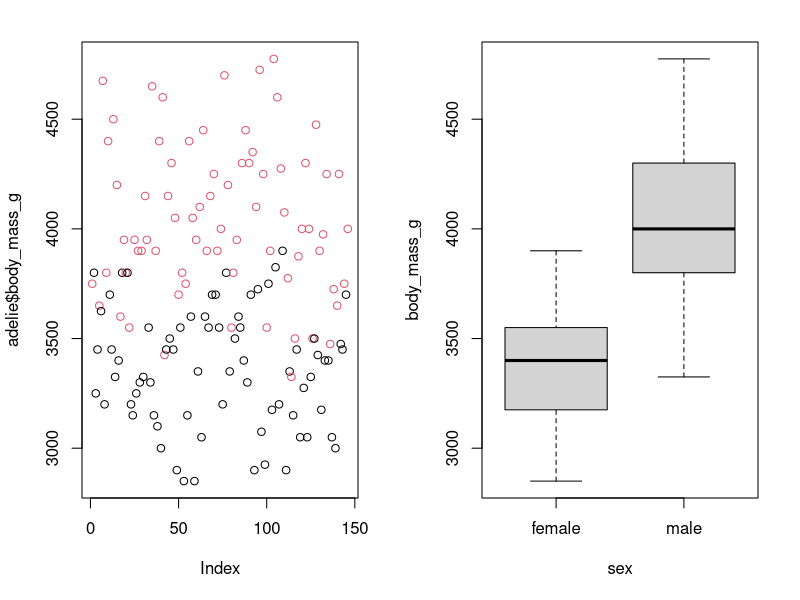
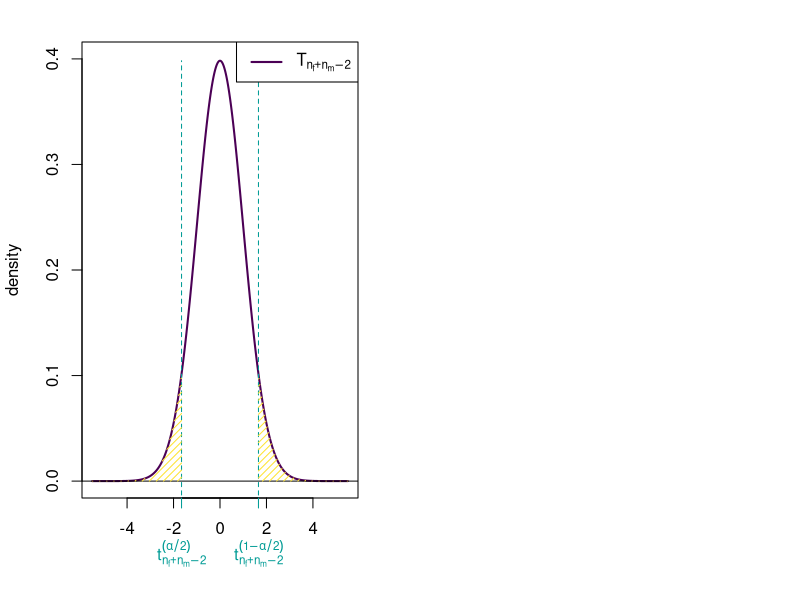
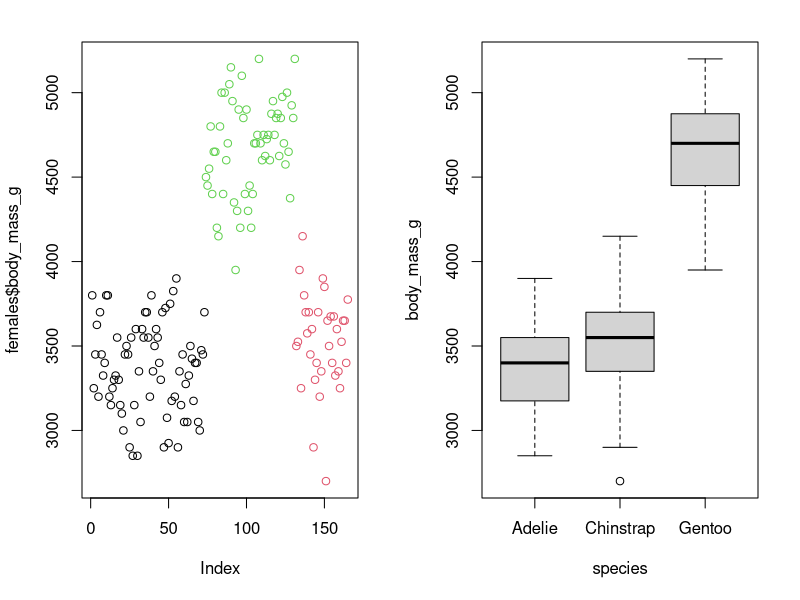
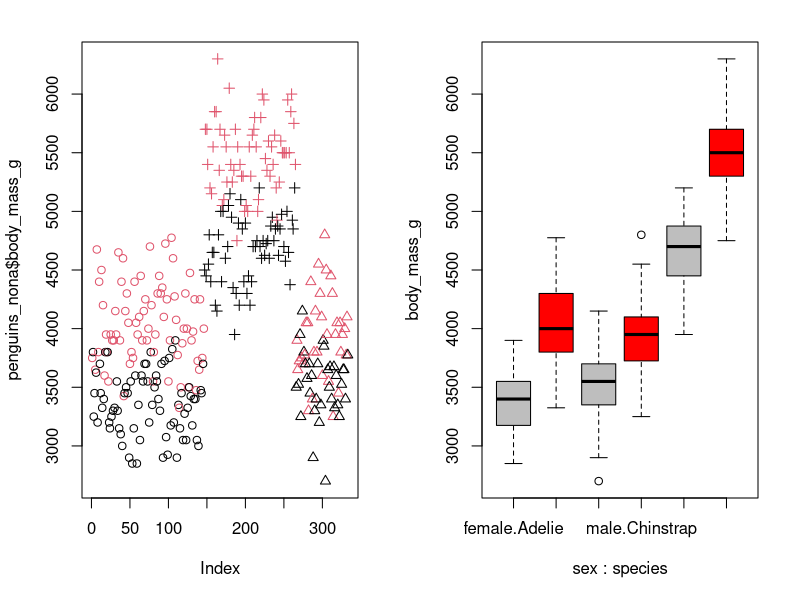
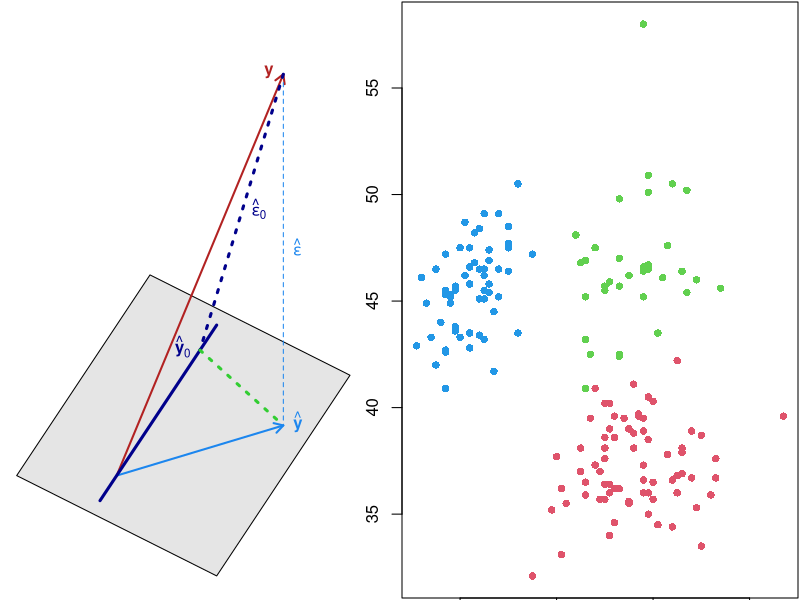
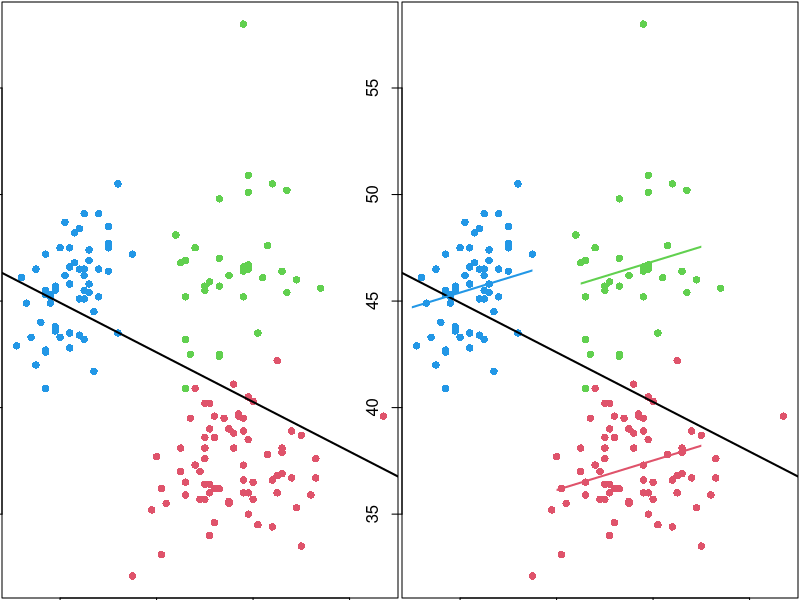
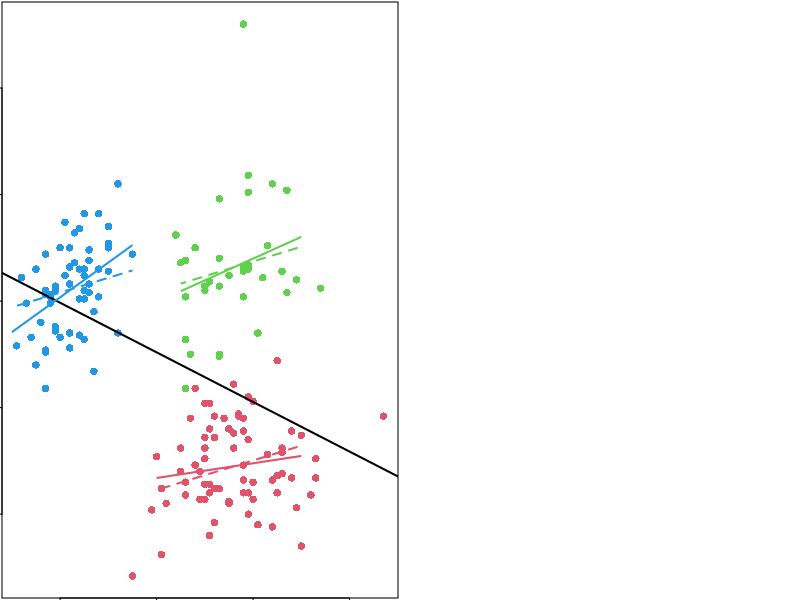
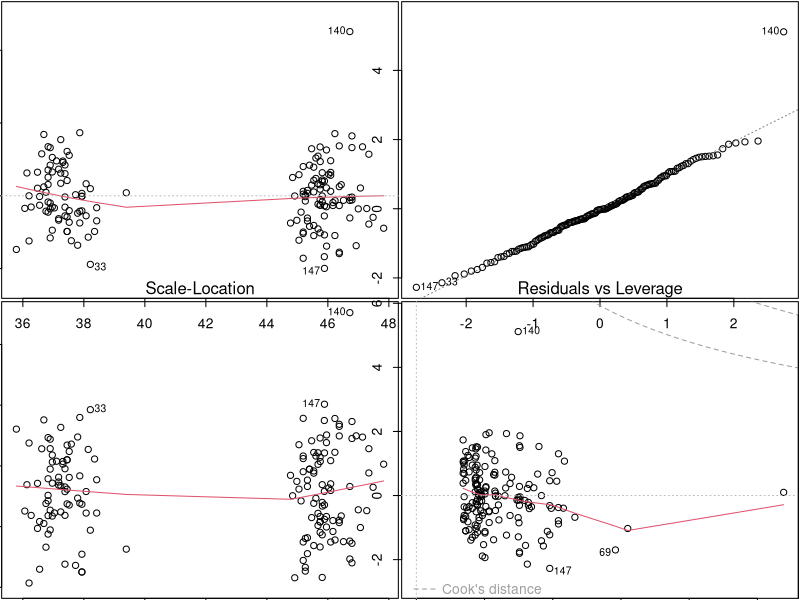

The R script that drew these images, in order:
## ---- chunk 1
library(knitr)
## ---- chunk 2
library(palmerpenguins)
kable(head(penguins))
## ---- chunk 3
adelie <- subset(penguins, species == "Adelie")
adelie <- na.omit(adelie)
kable(head(adelie))
## ---- chunk 4
par(mfrow = c(1, 2), mar = c(5, 4, 2, 2) + 0.1)
plot(adelie$body_mass_g, col = adelie$sex)      ## scatter plot
boxplot(body_mass_g ~ sex, data = adelie)       ## box plot
## ---- chunk 5
mass_females <- subset(adelie, sex == "female")$body_mass_g
mass_males <- subset(adelie, sex == "male")$body_mass_g
t.test(mass_males, mass_females, var.equal = TRUE)
## ---- chunk 6
n <- nrow(adelie)
p <- 2
ccc <- hcl.colors(5)
### Student Distribution
x <- -5500:5500 / 1000
# 1
p <- n - p
plot(x, dt(x, p), type = "l", ylab = "density", ylim = c(0, 0.4), col = ccc[1], lwd = 2, xlab = "")
abline(h = 0)
# quantiles for 1 - alp = 95% interval
alp <- 0.1
quants <- qt(c(alp / 2, 1 - alp / 2), p)
segments(x0 = quants, y0 = -1, x1 = quants, y1 = dt(0, p), lty = 2, col = ccc[3])
axis(side = 1, at = quants, labels = c(expression(t[n[f]+n[m]-2]^(alpha/2)), expression(t[n[f]+n[m]-2]^(1 - alpha/2))), col.ticks = ccc[3], col.axis = ccc[3], las = 1, padj = 1.2)
# Color area under the curve
x_inf <- -5500:(quants[1]*1000)/1000
polygon(c(x_inf, rev(x_inf)),
        c(dt(x_inf, p), rep(0, length(x_inf))),
        col = ccc[5], border = NA, density = 20)
x_sup <- (quants[2]*1000):5500/1000
polygon(c(x_sup, rev(x_sup)),
        c(dt(x_sup, p), rep(0, length(x_sup))),
        col = ccc[5], border = NA, density = 20)
# legend
legend("topright",
       c(expression(T[n[f]+n[m]-2])),
       col = ccc[1],
       lwd = 2, lty = 1)
## ---- chunk 7
t.test(mass_males, mass_females, var.equal = TRUE)
## ---- chunk 8
fit <- lm(body_mass_g ~ sex, data = adelie)
## ---- chunk 9
model.matrix(fit)[1:10, ]
## ---- chunk 10
summary(fit)
## ---- chunk 11
t.test(mass_males, mass_females, var.equal = TRUE)
## ---- chunk 12
females <- subset(penguins, sex == "female")
females <- na.omit(females)
kable(females[c(1, 2, 101, 102, 151, 152), ])
## ---- chunk 13
par(mfrow = c(1, 2), mar = c(5, 4, 2, 2) + 0.1)
plot(females$body_mass_g, col = females$species)     ## scatter plot
boxplot(body_mass_g ~ species, data = females)       ## box plot
## ---- chunk 14
pairwise.t.test(females$body_mass_g, females$species,
                p.adjust.method = "none")
## ---- chunk 15
fit <- lm(body_mass_g ~ species, data = females)
model.matrix(fit)[c(1, 2, 101, 102, 151, 152), ]
## ---- chunk 16
summary(fit)
## ---- chunk 17
fit <- lm(body_mass_g ~ species, data = females)
summary(fit)
## ---- chunk 18
fit <- lm(body_mass_g ~ species, data = females)
summary(fit)
## ---- chunk 19
fit <- lm(body_mass_g ~ species, data = females)
anova(fit)
## ---- chunk 20
penguins_nona <- na.omit(penguins)
kable(penguins_nona[c(1, 2, 151, 152, 271, 272), ])
## ---- chunk 21
par(mfrow = c(1, 2), mar = c(5, 4, 2, 2) + 0.1)
plot(penguins_nona$body_mass_g,                             ## scatter plot
     pch = as.numeric(penguins_nona$species),               ## point type = species
     col = penguins_nona$sex)                               ## color = sex
boxplot(body_mass_g ~ sex + species, data = penguins_nona,  ## box plot
        col = c("grey", "red")) 
## ---- chunk 22
fit <- lm(body_mass_g ~  species * sex, data = penguins_nona) 
summary(fit)
## ---- chunk 23
par(mar = c(0, 0, 0, 0) + 0.1)
plot.new()
plot.window(c(0, 1.1), c(0, 1.1))
polygon(x = c(0, 0.6, 1, 0.4), y = c(0.2, 0, 0.4, 0.6), col = "gray90")
or <- c(0.3, 0.2)
ybaronev <- c(0.55, 0.45)
yv <- c(0.8, 1.0)
xv <- c(0.5, 0.1 + 0.1/3)
betaxv <- c(0.6, 0.1)
onev <- c(0.6, 0.5)
betaonev <- c(0.5, 0.4)
# ybaronev <- c(0.7, 0.2)
yhatv <- c(0.8, 0.3)
# Y
arrows(x0 = or[1], y0 = or[2], x1 = yv[1], y1 = yv[2],
       length = 0.1, col = "firebrick", lwd = 2)
text(yv[1], yv[2], labels = expression(bold(y)), col = "firebrick", pos = 2)
# yhat
arrows(x0 = or[1], y0 = or[2], x1 = yhatv[1], y1 = yhatv[2],
       length = 0.1, col = "dodgerblue2", lwd = 2)
text(yhatv[1], yhatv[2],
     labels = expression(hat(bold(y))),
     col = "dodgerblue2", pos = 4)
# y - yhat
segments(x0 = yv[1], y0 = yv[2], x1 = yhatv[1], y1 = yhatv[2],
         col = "dodgerblue2", lwd = 1, lty = 2)
# hat epsilon
text((yv[1] + yhatv[1])/2, (yv[2] + yhatv[2])/2,
     labels = expression(hat(bold(epsilon))), col = "dodgerblue2", pos = 4)
# M_0
down <- c(0.25, 0.15)
up <- c(0.6, 0.5)
segments(x0 = down[1], y0 = down[2], x1 = up[1], y1 = up[2],
         col = "darkblue", lwd = 3)
# yhat 0
text(ybaronev[1], ybaronev[2],
     labels = expression(hat(bold(y))[0]),
     col = "darkblue", pos = 2)
# epsilon hat 0
segments(x0 = yv[1], y0 = yv[2], x1 = ybaronev[1], y1 = ybaronev[2],
         col = "darkblue", lwd = 3, lty = 3)
text((yv[1] + ybaronev[1])/2, (yv[2] + ybaronev[2])/2,
     labels = expression(hat(bold(epsilon))[0]), col = "darkblue", pos = 4)
# yhat yhat 0
segments(x0 = ybaronev[1], y0 = ybaronev[2], x1 = yhatv[1], y1 = yhatv[2],
         col = "limegreen", lwd = 3, lty = 3)
## ---- chunk 24
fit <- lm(body_mass_g ~  species * sex, data = penguins_nona) 
anova(fit)
## ---- chunk 25
fit <- lm(body_mass_g ~  sex * species, data = penguins_nona) 
anova(fit)
## ---- chunk 26
fit <- lm(body_mass_g ~  sex * species, data = penguins_nona) 
car::Anova(fit)
## ---- chunk 27
fit <- lm(bill_length_mm ~  sex * species, data = penguins_nona) 
car::Anova(fit)
## ---- chunk 28
fit <- lm(bill_length_mm ~  sex + species, data = penguins_nona) 
car::Anova(fit)
## ---- chunk 29
plot(females$bill_depth_mm, females$bill_length_mm, col = as.numeric(females$species) + 1, pch = 16)
## ---- chunk 30
fit_all <- lm(bill_length_mm ~ bill_depth_mm, data = females)
summary(fit_all)
## ---- chunk 31
plot(females$bill_depth_mm, females$bill_length_mm, col = as.numeric(females$species) + 1, pch = 16)
abline(reg = fit_all, lwd = 2)
## ---- chunk 32
fit_species <- lm(bill_length_mm ~ bill_depth_mm + species, data = females)
summary(fit_species)
## ---- chunk 33
plot(females$bill_depth_mm, females$bill_length_mm, col = as.numeric(females$species) + 1, pch = 16)
abline(reg = lm(bill_length_mm ~ bill_depth_mm, data = females), lwd = 2)
clip(16, 19, 30, 55)
abline(coef(fit_species)[1], coef(fit_species)[2], lwd = 2, col = 2)
clip(16.5, 19, 30, 55)
abline(coef(fit_species)[1] + coef(fit_species)[3], coef(fit_species)[2], lwd = 2, col = 3)
clip(13, 15.5, 30, 55)
abline(coef(fit_species)[1] + coef(fit_species)[4], coef(fit_species)[2], lwd = 2, col = 4)
## ---- chunk 34
fit_species <- lm(bill_length_mm ~ bill_depth_mm + species, data = females)
car::Anova(fit_species)
## ---- chunk 35
fit_int <- lm(bill_length_mm ~ bill_depth_mm + species + bill_depth_mm:species,
              data = females)
fit_int
## ---- chunk 36
plot(females$bill_depth_mm, females$bill_length_mm, col = as.numeric(females$species) + 1, pch = 16)
abline(reg = lm(bill_length_mm ~ bill_depth_mm, data = females), lwd = 2)
clip(16, 19, 30, 55)
abline(coef(fit_species)[1], coef(fit_species)[2], lwd = 2, col = 2, lty = 2)
clip(16.5, 19, 30, 55)
abline(coef(fit_species)[1] + coef(fit_species)[3], coef(fit_species)[2], lwd = 2, col = 3, lty = 2)
clip(13, 15.5, 30, 55)
abline(coef(fit_species)[1] + coef(fit_species)[4], coef(fit_species)[2], lwd = 2, col = 4, lty = 2)
## interaction
clip(16, 19, 30, 55)
abline(coef(fit_int)[1], coef(fit_int)[2], lwd = 2, col = 2)
clip(16.5, 19, 30, 55)
abline(coef(fit_int)[1] + coef(fit_int)[3], coef(fit_int)[2] + coef(fit_int)[5], lwd = 2, col = 3)
clip(13, 15.5, 30, 55)
abline(coef(fit_int)[1] + coef(fit_int)[4], coef(fit_int)[2] + coef(fit_int)[6], lwd = 2, col = 4)
## ---- chunk 37
fit_int <- lm(bill_length_mm ~ bill_depth_mm + species + bill_depth_mm:species,
              data = females)
car::Anova(fit_int)
## ---- chunk 38
fit_species <- lm(bill_length_mm ~ bill_depth_mm + species, data = females)
par(mfrow = c(2,2))
plot(fit_species)
## ---- chunk 39
library(lme4)
kable(head(sleepstudy))
## ---- chunk 40
library(ggplot2)
ggplot(sleepstudy, aes(x = Days, y = Reaction)) +
  geom_point() +
  facet_wrap(vars(Subject), nrow = 2) +
  geom_smooth(method = lm, se = FALSE) + 
  theme_minimal()
## ---- chunk 41
fit_ancova <- lm(Reaction ~ Days * Subject, data = sleepstudy)
summary(fit_ancova)
## ---- chunk 42
fit_lmer <- lmer(Reaction ~ Days + (Days | Subject), data = sleepstudy)
fit_lmer
